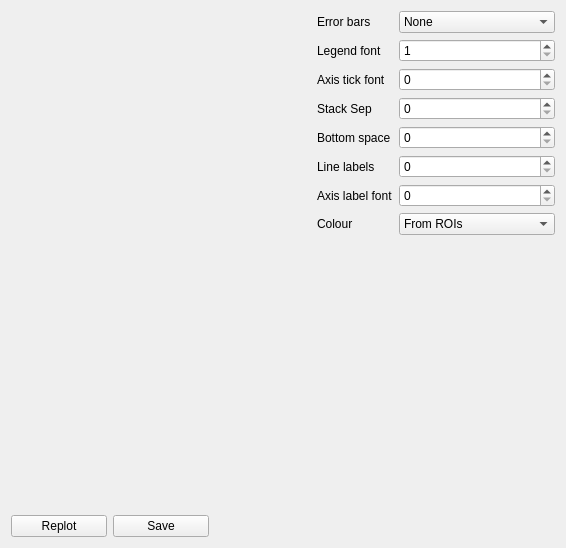
<?xml version="1.0" encoding="UTF-8"?>
<ui version="4.0">
 <class>Form</class>
 <widget class="QWidget" name="Form">
  <property name="geometry">
   <rect>
    <x>0</x>
    <y>0</y>
    <width>539</width>
    <height>548</height>
   </rect>
  </property>
  <property name="windowTitle">
   <string>Form</string>
  </property>
  <layout class="QGridLayout" name="gridLayout">
   <item row="2" column="1">
    <widget class="QPushButton" name="save">
     <property name="text">
      <string>Save</string>
     </property>
    </widget>
   </item>
   <item row="2" column="0">
    <widget class="QPushButton" name="replot">
     <property name="text">
      <string>Replot</string>
     </property>
    </widget>
   </item>
   <item row="0" column="0" colspan="3">
    <widget class="MplWidget" name="mpl" native="true">
     <property name="minimumSize">
      <size>
       <width>300</width>
       <height>0</height>
      </size>
     </property>
    </widget>
   </item>
   <item row="0" column="3">
    <layout class="QFormLayout" name="formLayout">
     <property name="sizeConstraint">
      <enum>QLayout::SetDefaultConstraint</enum>
     </property>
     <item row="0" column="0">
      <widget class="QLabel" name="label">
       <property name="sizePolicy">
        <sizepolicy hsizetype="Preferred" vsizetype="Preferred">
         <horstretch>0</horstretch>
         <verstretch>0</verstretch>
        </sizepolicy>
       </property>
       <property name="text">
        <string>Error bars</string>
       </property>
       <property name="alignment">
        <set>Qt::AlignLeading|Qt::AlignLeft|Qt::AlignVCenter</set>
       </property>
      </widget>
     </item>
     <item row="0" column="1">
      <widget class="QComboBox" name="errorbarmode">
       <item>
        <property name="text">
         <string>None</string>
        </property>
       </item>
       <item>
        <property name="text">
         <string>One standard error</string>
        </property>
       </item>
       <item>
        <property name="text">
         <string>One standard deviation</string>
        </property>
       </item>
      </widget>
     </item>
     <item row="1" column="0">
      <widget class="QLabel" name="label_2">
       <property name="text">
        <string>Legend font</string>
       </property>
      </widget>
     </item>
     <item row="1" column="1">
      <widget class="QSpinBox" name="legendFontSpin">
       <property name="minimum">
        <number>1</number>
       </property>
       <property name="maximum">
        <number>20</number>
       </property>
      </widget>
     </item>
     <item row="2" column="0">
      <widget class="QLabel" name="label_4">
       <property name="text">
        <string>Axis tick font</string>
       </property>
      </widget>
     </item>
     <item row="2" column="1">
      <widget class="QSpinBox" name="axisFontSpin"/>
     </item>
     <item row="3" column="0">
      <widget class="QLabel" name="label_3">
       <property name="text">
        <string>Stack Sep</string>
       </property>
      </widget>
     </item>
     <item row="3" column="1">
      <widget class="QSpinBox" name="stackSepSpin"/>
     </item>
     <item row="4" column="0">
      <widget class="QLabel" name="label_5">
       <property name="text">
        <string>Bottom space</string>
       </property>
      </widget>
     </item>
     <item row="4" column="1">
      <widget class="QSpinBox" name="bottomSpaceSpin"/>
     </item>
     <item row="5" column="0">
      <widget class="QLabel" name="label_6">
       <property name="text">
        <string>Line labels</string>
       </property>
      </widget>
     </item>
     <item row="5" column="1">
      <widget class="QSpinBox" name="lineLabelSpin"/>
     </item>
     <item row="6" column="0">
      <widget class="QLabel" name="label_7">
       <property name="text">
        <string>Axis label font</string>
       </property>
      </widget>
     </item>
     <item row="6" column="1">
      <widget class="QSpinBox" name="labelFontSpin"/>
     </item>
     <item row="7" column="0">
      <widget class="QLabel" name="label_8">
       <property name="text">
        <string>Colour</string>
       </property>
      </widget>
     </item>
     <item row="7" column="1">
      <widget class="QComboBox" name="colourmode">
       <item>
        <property name="text">
         <string>From ROIs</string>
        </property>
       </item>
       <item>
        <property name="text">
         <string>Colour Scheme 1</string>
        </property>
       </item>
       <item>
        <property name="text">
         <string>Colour Scheme 2</string>
        </property>
       </item>
      </widget>
     </item>
    </layout>
   </item>
  </layout>
 </widget>
 <customwidgets>
  <customwidget>
   <class>MplWidget</class>
   <extends>QWidget</extends>
   <header>pcot.ui.mplwidget</header>
   <container>1</container>
  </customwidget>
 </customwidgets>
 <resources/>
 <connections/>
</ui>
